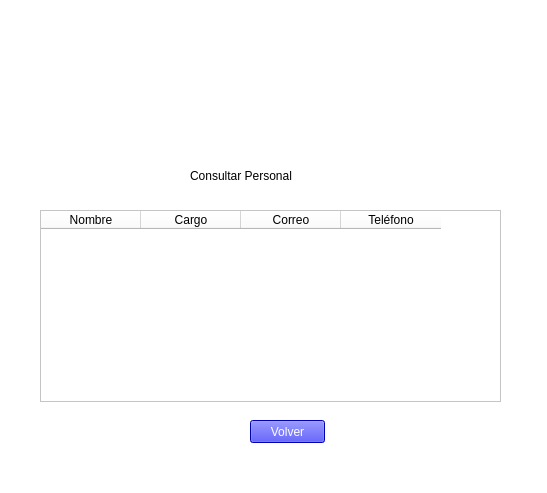
<?xml version="1.0" encoding="UTF-8"?>
<ui version="4.0">
 <class>VentanaConsultarPersonal</class>
 <widget class="QMainWindow" name="VentanaConsultarPersonal">
  <property name="geometry">
   <rect>
    <x>0</x>
    <y>0</y>
    <width>547</width>
    <height>493</height>
   </rect>
  </property>
  <property name="windowTitle">
   <string>VentanaConsultarPersonal</string>
  </property>
  <property name="styleSheet">
   <string notr="true">background-color: rgb(255, 255, 255);</string>
  </property>
  <widget class="QWidget" name="ConsultarPersonalWindow">
   <widget class="QTableWidget" name="tableConsultaPers">
    <property name="geometry">
     <rect>
      <x>40</x>
      <y>210</y>
      <width>461</width>
      <height>192</height>
     </rect>
    </property>
    <property name="sizePolicy">
     <sizepolicy hsizetype="Expanding" vsizetype="Expanding">
      <horstretch>0</horstretch>
      <verstretch>0</verstretch>
     </sizepolicy>
    </property>
    <property name="minimumSize">
     <size>
      <width>461</width>
      <height>0</height>
     </size>
    </property>
    <property name="maximumSize">
     <size>
      <width>461</width>
      <height>16777215</height>
     </size>
    </property>
    <property name="baseSize">
     <size>
      <width>0</width>
      <height>0</height>
     </size>
    </property>
    <property name="font">
     <font>
      <family>Arial</family>
      <pointsize>12</pointsize>
     </font>
    </property>
    <property name="toolTip">
     <string>&lt;html&gt;&lt;head/&gt;&lt;body&gt;&lt;p align=&quot;center&quot;&gt;&lt;br/&gt;&lt;/p&gt;&lt;/body&gt;&lt;/html&gt;</string>
    </property>
    <property name="whatsThis">
     <string>&lt;html&gt;&lt;head/&gt;&lt;body&gt;&lt;p align=&quot;center&quot;&gt;&lt;br/&gt;&lt;/p&gt;&lt;/body&gt;&lt;/html&gt;</string>
    </property>
    <property name="styleSheet">
     <string notr="true">font: 12pt &quot;Arial&quot;;</string>
    </property>
    <property name="sizeAdjustPolicy">
     <enum>QAbstractScrollArea::AdjustToContents</enum>
    </property>
    <column>
     <property name="text">
      <string>Nombre</string>
     </property>
     <property name="toolTip">
      <string/>
     </property>
     <property name="textAlignment">
      <set>AlignCenter</set>
     </property>
    </column>
    <column>
     <property name="text">
      <string>Cargo</string>
     </property>
     <property name="textAlignment">
      <set>AlignCenter</set>
     </property>
    </column>
    <column>
     <property name="text">
      <string>Correo</string>
     </property>
     <property name="textAlignment">
      <set>AlignCenter</set>
     </property>
    </column>
    <column>
     <property name="text">
      <string>Teléfono</string>
     </property>
     <property name="textAlignment">
      <set>AlignCenter</set>
     </property>
    </column>
   </widget>
   <widget class="QLabel" name="label_2">
    <property name="geometry">
     <rect>
      <x>190</x>
      <y>160</y>
      <width>181</width>
      <height>31</height>
     </rect>
    </property>
    <property name="styleSheet">
     <string notr="true">font: 87 12pt &quot;Arial Black&quot;;</string>
    </property>
    <property name="text">
     <string>Consultar Personal</string>
    </property>
   </widget>
   <widget class="QPushButton" name="pushButton_volver">
    <property name="geometry">
     <rect>
      <x>250</x>
      <y>420</y>
      <width>75</width>
      <height>23</height>
     </rect>
    </property>
    <property name="styleSheet">
     <string notr="true">color: rgb(255, 255, 255);
font: 12pt &quot;Arial&quot;;
background-color: rgb(0, 0, 255) ;</string>
    </property>
    <property name="text">
     <string>Volver</string>
    </property>
   </widget>
   <widget class="QLabel" name="label">
    <property name="geometry">
     <rect>
      <x>220</x>
      <y>20</y>
      <width>141</width>
      <height>131</height>
     </rect>
    </property>
    <property name="text">
     <string/>
    </property>
    <property name="pixmap">
     <pixmap>Buscar.jpeg</pixmap>
    </property>
    <property name="scaledContents">
     <bool>true</bool>
    </property>
   </widget>
  </widget>
  <widget class="QMenuBar" name="menubar">
   <property name="geometry">
    <rect>
     <x>0</x>
     <y>0</y>
     <width>547</width>
     <height>21</height>
    </rect>
   </property>
  </widget>
  <widget class="QStatusBar" name="statusbar"/>
 </widget>
 <resources/>
 <connections/>
</ui>
